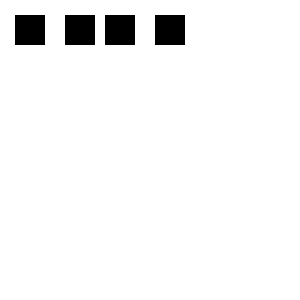
Frame 1 (no input)
Frame 60 (the mouse pressed at the canvas centre just before this capture): identical to frame 1, image omitted
Frame 120 (the mouse held since frame 60 and released just before this capture): identical to frame 1, image omitted

The Processing sketch that drew this single still picture (run headless with seeded random() and noise(); from frame 60 on, the mouse is pressed at the canvas centre):

// Processing sketch: quadrados
// ── quadrados.pde
float __x1 = 30; //min:15 max:285
float __y1 = 30; //min:15 max:285

float __x2 = 80; //min:15 max:285
float __y2 = 30; //min:15 max:285

float __x3 = 120; //min:15 max:285
float __y3 = 30; //min:15 max:285

float __x4 = 170; //min:15 max:285
float __y4 = 30; //min:15 max:285


void setup() {
  size(300, 300);
}

void draw() {
  background(255);
  noStroke();
  fill(0);
  rectMode(CENTER);

  rect(__x1, __y1, 30, 30);
  rect(__x2, __y2, 30, 30);
  rect(__x3, __y3, 30, 30);
  rect(__x4, __y4, 30, 30);
}
